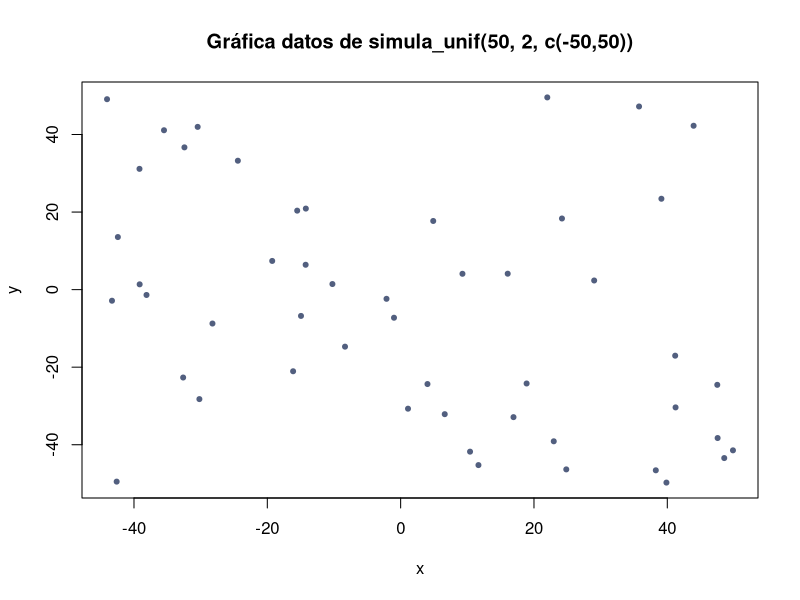
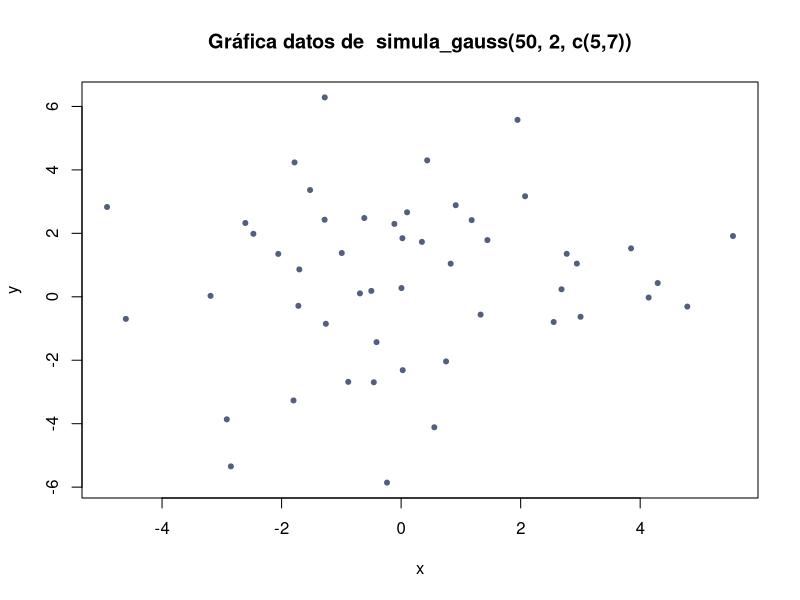
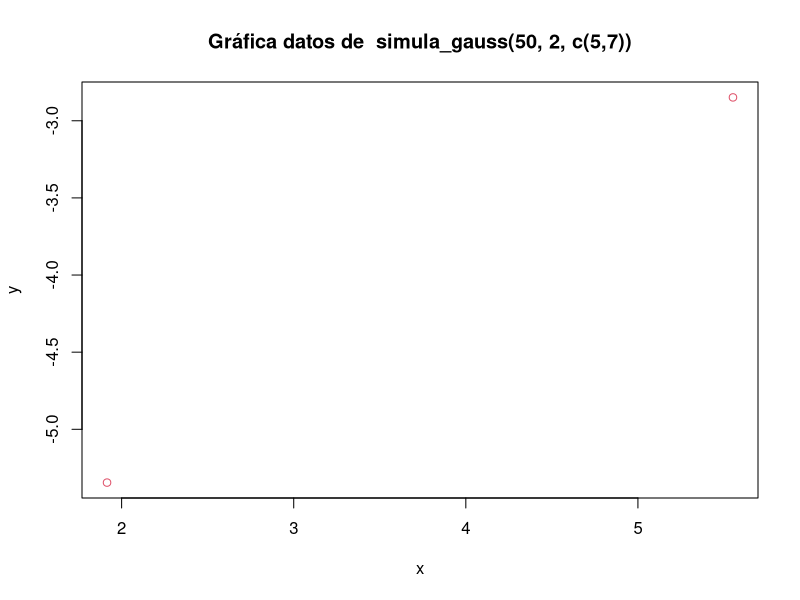
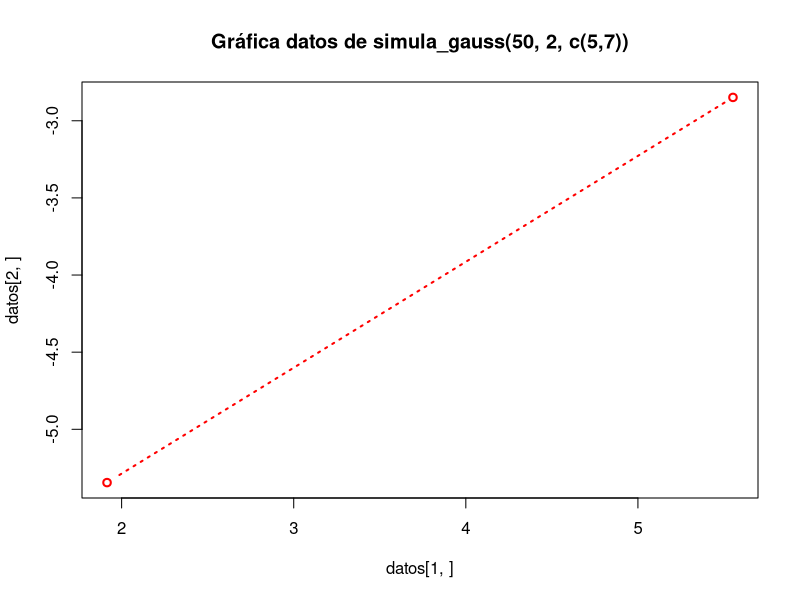
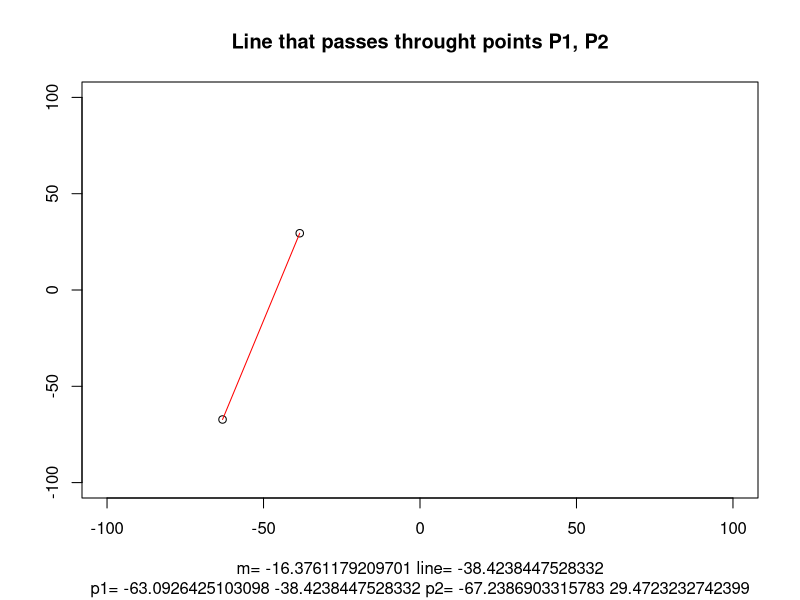
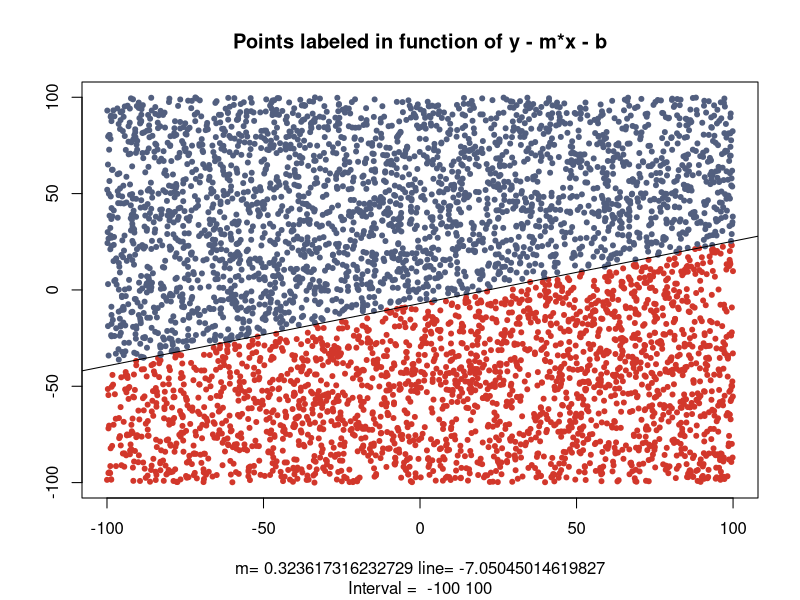
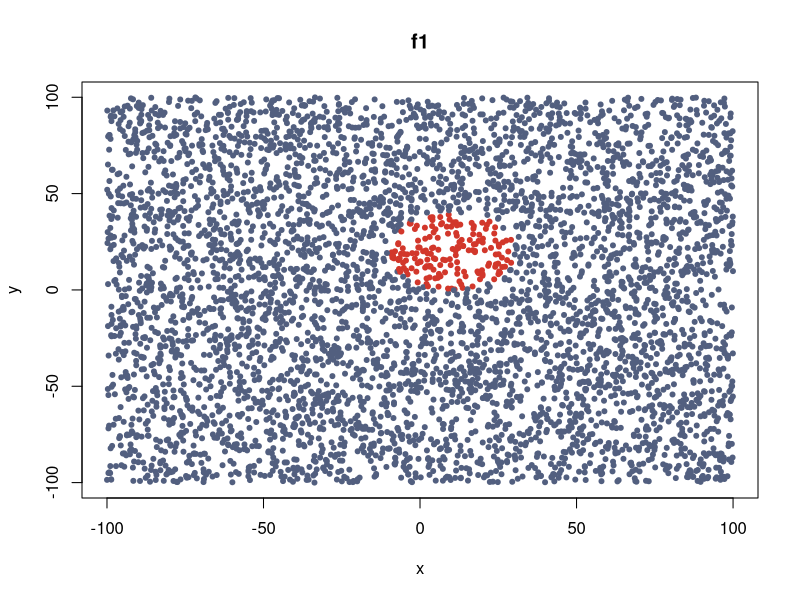
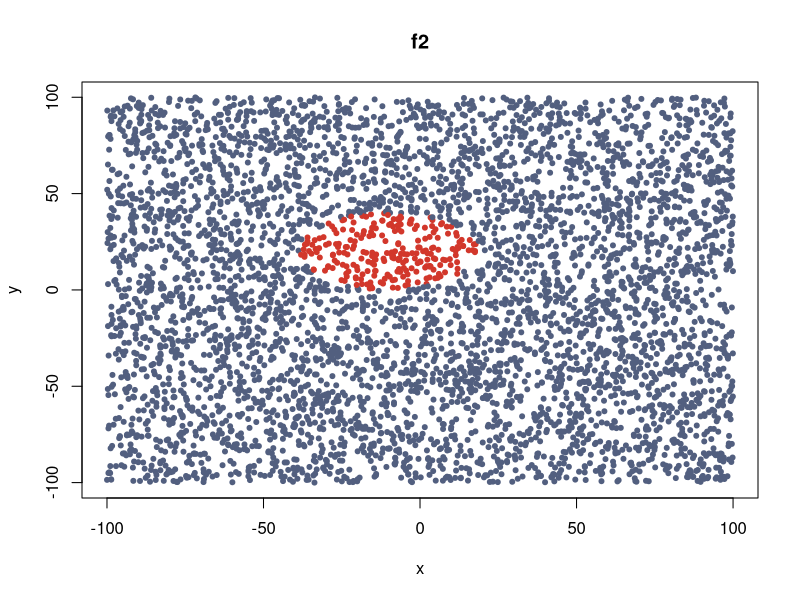

Reproduce these figures in R, in order.
## ---- chunk 1
knitr::opts_chunk$set(echo = TRUE)
set.seed(1000000007)
## ---- chunk 2
myPlot = function(data, labels = NULL, myMain = NULL, pch = 20, xlab = "x", ylab = "y", ...) {
  # Wrapper function for plotting
  #
  # Args:
  #   Data: A data structure containing the data in the form x,y
  #   labels: Labels to color the data points
  #   rest of params: Graphical params to plot
  if (length(labels) != 0) {
    labels[labels == 1] = "#525F7F"
    labels[labels == -1] = "#D2372B"
  } else {
    labels = "#525F7F"
  }
  
  if (is.null(dim(labels))) {
    plot(data, col = labels, pch = pch, xlab = xlab, ylab = ylab, ...)
  } else {
    for (i in seq(1, dim(labels)[2])) {
      plot(data, col = unlist(labels[i]), main = myMain[i], pch = pch, xlab = xlab, ylab = ylab, ...)
    }
  }
}
## ---- chunk 3
simula_unif <- function(N, dimen = 1, rango = c(0:1)) {
  # Generate a list of vectors populated with uniform distributed random numbers
  #
  # Args:
  #   N: Length of the list
  #   dimen: The dimension of each vector in the list
  #   rango: Range to use generating the numbers
  #
  # Returns:
  #   A list of vectors populated randomly
  array(runif(dimen*N, rango[1], rango[2]), dim = c(N, dimen))
}

simula_unif(10, 5, c(10,100))
simula_unif(10, 2)
simula_unif(10)
## ---- chunk 4
simula_gauss <- function(N, dimen = 1, sig = 1){
  # Generate a list of vectors populated using the normal (Gaussian) distribution
  #
  # Args:
  #   N: Length of the list
  #   dimen: The dimension of each vector in the list
  #   sigma: Vector of Standard deviations
  #
  # Returns:
  #   A list of vectors populated randomly
  array(rnorm(dimen*N, sd = sqrt(sig)), dim = c(N, dimen))
}

simula_gauss(10, 5, c(1,2))
## ---- chunk 5
datos = simula_unif(50, 2, c(-50,50)); datos
myPlot(datos, main="Gráfica datos de simula_unif(50, 2, c(-50,50))")
## ---- chunk 6
datos = simula_gauss(50, 2, c(5,7)); datos
myPlot(datos, main="Gráfica datos de  simula_gauss(50, 2, c(5,7))")
plot(datos[1,],datos[2,], col=2, xlab="x",ylab="y", 
     main="Gráfica datos de  simula_gauss(50, 2, c(5,7))")
# points(datos[1,],datos[2,])
plot(datos[1,],datos[2,], col = "red", type = "b",
     main = "Gráfica datos de simula_gauss(50, 2, c(5,7))", lwd = 2, lty = 3)
## ---- chunk 7

simula_recta <- function(interval = c(-50, 50)){
  # Computes the slope and intercept values of two points in the given interval
  #
  # Args:
  #   interval: Interval from which to pick to random points
  #
  # Returns:
  #   A vector [m, l, p1, p2] where:
  #     - m is the slope 
  #     - l is the intercept
  #     - p1, p2, are the points randomly selected
  p1 = runif(2, interval[1], interval[2]);
  p2 = runif(2, interval[1], interval[2]);
  
  ## Compute the slope
  m = (p1[2] - p2[2]) / (p1[1] - p2[1])
  
  # Compute y − y1 = m(x − x1)
  line = m * (p1[1] - p2[1]) + p2[2]
  
  c(m, line, p1, p2)
}

interval = c(-100, 100);
result = simula_recta(interval)
m = result[1]
line = result[2]
p1 = c(result[3],result[4])
p2 = c(result[5], result[6])
data = rbind(p1, p2)

plot(interval, interval, type= "n", 
     sub = paste(c("p1=", p1, "p2=", p2), collapse = " "), 
     main = "Line that passes throught points P1, P2",
     xlab = paste(c("m=", m, "line=", line), collapse = " "),
     ylab = "")
points(p1, p2)
lines(p1, p2, lty="solid", col="red")
## ---- chunk 8
interval = c(-100, 100)
# Generate a set of points
x = simula_unif(5000, 2, interval);

fsign <- function(x, y, m, b){
  # Function to label a 2D Point
  y - m*x - b
}

straight = simula_recta(interval)
m = straight[1]
line = straight[2]
p1 = c(straight[3],straight[4])
p2 = c(straight[5], straight[6])

# Apply fsign to each point of the set, each x,y will be passed to fsign
result = mapply(fsign, x[,1], x[,2], m = m, b = line)
# Label the result with -1/1
result[result >= 0] = 1
result[result < 0] = -1
# Create a data frame to store the result
datafsign = data.frame(x = x[,1], y = x[,2], result = result)

# Draw the result
myPlot(datafsign[1:2], datafsign$result,
       main = "Points labeled in function of y - m*x - b",
       xlab = paste(c("m=", m, "line=", line), collapse = " "),
       sub = paste(c("Interval = ", interval), collapse = " "),
       ylab = "")
abline(line,m)
## ---- chunk 9
# Define the functions
f1 <- function(x, y) {
  (x - 10) ^ 2 + (y - 20) ^ 2 - 400
}
f2 <- function(x, y){
  0.5 * (x + 10)^2 + (y - 20)^2 - 400
}
f3 <- function(x, y){
  0.5 * (x - 10)^2 - (y + 20)^2 - 400
}
f4 <- function(x, y){
  y - 20*x^2 - 5*x + 3
}

# Generate a vector of functions
multi.fun <- function(x, y) {
      c(f1 = f1(x, y), f2 = f2(x, y), f3 = f3(x, y), f4 = f4(x, y))
}

# Apply the functions
result = mapply(multi.fun, x[,1], x[,2])

# Label the results
result[result >= 0] = 1
result[result < 0] = -1

# Create a data frame to store the result
datafunctions = data.frame(x = x[,1], y = x[,2], 
                  f1 = result[1,], f2 = result[2,], f3 = result[3,], f4 = result[4,])

# Draw the result

myPlot(datafunctions[1:2], datafunctions[3:6], c("f1", "f2", "f3", "f4"))
## ---- chunk 10
getPercentageOfData <- function(x, condition = 1, percentage = .1){
  # Get the percentage of samples that meet condition
  #
  # Args:
  #   x: A vector containing the data
  #   condition: Condition that the data need to satisfy
  #   percentaje: What percentage of samples to get
  #
  # Returns:
  #   Indexes of the percentage of the samples that meet the condition
  meetCondition = which(x == condition)
  sample(meetCondition, length(meetCondition) * percentage)
}

# Get a 10% of samples labeled with a 1
indexPositive = getPercentageOfData(datafsign$result)
datafsign$result[indexPositive] = -1

indexNegative = getPercentageOfData(datafsign$result, -1)
datafsign$result[indexNegative] = 1

# Draw the result
plot(datafsign[1:2], col=ifelse(datafsign$result == 1, "blue", "red"), pch=20,
     main = "Points labeled in function of y - m*x - b",
     xlab = paste(c("m=", m, "line=", line), collapse = " "),
     sub = paste(c("Interval = ", interval), collapse = " "),
     ylab = "")
abline(line,m)
## ---- chunk 11
# Get a 10% of samples labeled with a 1 in all 4 functions
indexPositive = lapply(datafunctions[3:6], getPercentageOfData)
# Change 1 by -1
datafunctions$f1[indexPositive$f1] = -1
datafunctions$f2[indexPositive$f2] = -1
datafunctions$f3[indexPositive$f3] = -1
datafunctions$f4[indexPositive$f4] = -1

# Get a 10% of samples labeled with a 1 in all 4 functions
indexNegative = lapply(datafunctions[3:6], getPercentageOfData, condition = -1)
# Change -1 by 1
datafunctions$f1[indexNegative$f1] = 1
datafunctions$f2[indexNegative$f2] = 1
datafunctions$f3[indexNegative$f3] = 1
datafunctions$f4[indexNegative$f4] = 1

# Draw the result
# par(mfrow = c(2,2))
plot(datafunctions[1:2], 
     col=ifelse(datafunctions$f1==1, "blue", "red"), 
     pch=20,
     main = "f1",
     ylab = "",
     xlab = "")
plot(datafunctions[1:2],
     col=ifelse(datafunctions$f2==1, "blue", "red"), 
     pch=20,
     main = "f2",
     ylab = "",
     xlab = "")
plot(datafunctions[1:2],
     col=ifelse(datafunctions$f3==1, "blue", "red"), 
     pch=20,
     main = "f3",
     ylab = "",
     xlab = "")
plot(datafunctions[1:2],
     col=ifelse(datafunctions$f4==1, "blue", "red"), 
     pch=20,
     main = "f4",
     ylab = "",
     xlab = "")
## ---- chunk 12
# library(knitr)
# purl("P1.Rmd")
